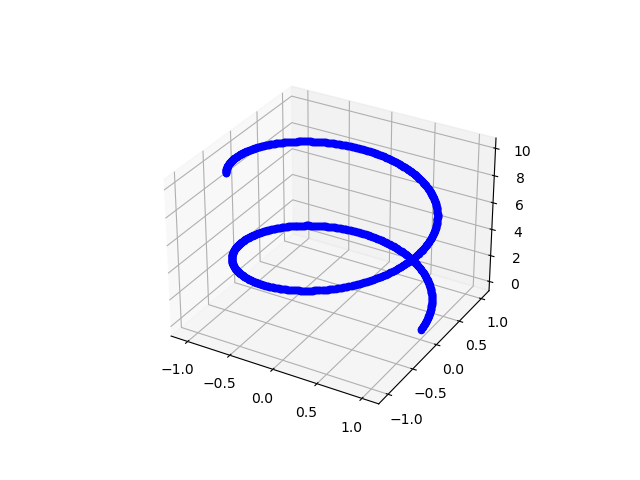

Source code (Python):
import numpy as np
import matplotlib.pyplot as plt

#パラメータ
B=np.array([0,0,1])
q=1.0
m=1.0
#初期条件 (x,v,a)=(位置,速度,加速度)
x=np.array([1,0,0])
#斜め上に発射
v=np.array([0,1,1])

#a=np.array([-1,0,0])

#3次元のグラフ（散布図）を描くための設定
fig = plt.figure()
ax = fig.add_subplot(projection='3d')

#初期時間
t=0
#微小時間の時間間隔(小さくするほど精度は上がるが計算時間が比例して増大する)
delta_t=0.01
while(t<10):
    #ローレンツ力によって生じる加速度,cross(v,B)はvとBの外積である
    a=-(q/m)*np.cross(v, B)
    #速度の微小変化
    v=v+a*delta_t
    #位置の微小変化
    x=x+v*delta_t
    #時間の更新
    t=t+delta_t
    #print(x)
    #粒子の位置を記録
    ax.scatter(x[0], x[1], x[2], color='blue')
#グラフを保存する
plt.savefig("rasen.png")
#グラフの表示
plt.show()
